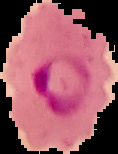
#> input picture malaria_simple/train/parasite/C37BP2_thinF_IMG_20150620_133111a_cell_87.png, 118 x 154 px, found by its file name; its folder holds only this picture in this run
$ python train_malaria.py
#> lines starting #> are read from the running program, lines starting #| are printed output that depends on the picture
import os
import glob
import hashlib
import cv2
import numpy as np
import joblib
import pandas as pd
from sklearn .pipeline import Pipeline
from sklearn .preprocessing import StandardScaler
from sklearn .neural_network import MLPClassifier
from sklearn .ensemble import RandomForestClassifier ,GradientBoostingClassifier ,ExtraTreesClassifier
from sklearn .svm import SVC
from sklearn .metrics import accuracy_score ,precision_score ,recall_score ,f1_score ,confusion_matrix ,classification_report

class MalariaFeatureExtractor :
    """
    Extracts informative computer vision features from cell microscopy images:
    - Multi-channel color moments (Mean, Std, Skewness across RGB & HSV)
    - Cell contour and morphology statistics
    - Grayscale texture & spatial histogram features
    """
    def __init__ (self ,img_size =(64 ,64 )):
        self .img_size =img_size

    def extract_single_image (self ,img_input ):
        if isinstance (img_input ,str ):
            img =cv2 .imread (img_input )
#> img is the input picture: shape (154, 118, 3); mean B, G, R 97.7, 86.2, 150.8
            if img is None :
                raise ValueError (f"Could not load image from: {img_input }")
        elif isinstance (img_input ,np .ndarray ):
            img =img_input
        else :
            raise TypeError ("Input must be a file path string or numpy image array.")

        if len (img .shape )==2 :
            img =cv2 .cvtColor (img ,cv2 .COLOR_GRAY2BGR )

        img_resized =cv2 .resize (img ,self .img_size )
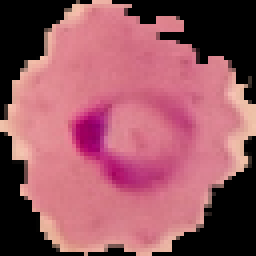
#> img_resized: shape (64, 64, 3) (shown 4 times larger); mean B, G, R 98, 86.5, 151.2
        hsv =cv2 .cvtColor (img_resized ,cv2 .COLOR_BGR2HSV )
#> hsv: shape (64, 64, 3); mean H, S, V 104.6, 80.5, 151.2
        gray =cv2 .cvtColor (img_resized ,cv2 .COLOR_BGR2GRAY )
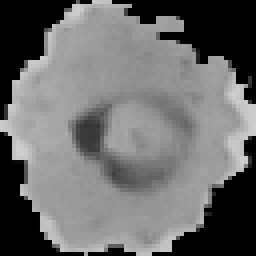
#> gray: shape (64, 64) (shown 4 times larger); min 0, max 208, mean 107.2

        features =[]


        for channel in cv2 .split (img_resized ):
            features .extend ([
            np .mean (channel ),
            np .std (channel ),
            np .percentile (channel ,25 ),
            np .percentile (channel ,75 ),
            np .max (channel )-np .min (channel )
            ])
#> this loop made 3 passes
#> after the loop, features = [97.96, 63.78, 0, 142, 179, 86.51, 61.46, 0, 130, 196, 151.2, 97.95, 0, 219, 246]

        for channel in cv2 .split (hsv ):
            features .extend ([
            np .mean (channel ),
            np .std (channel ),
            np .percentile (channel ,25 ),
            np .percentile (channel ,75 )
            ])
#> after the loop, features = 27 values, max 246 at index 14, min 0 at index 2, mean 102


        hist_b =cv2 .calcHist ([img_resized ],[0 ],None ,[16 ],[0 ,256 ]).flatten ()
#> hist_b = [1178, 4, 20, 2, 18, 32, 59, 274, 1602, 733, 170, 4, 0, 0, 0, 0]
        hist_g =cv2 .calcHist ([img_resized ],[1 ],None ,[16 ],[0 ,256 ]).flatten ()
#> hist_g = [1225, 31, 36, 71, 91, 120, 291, 990, 787, 172, 125, 136, 21, 0, 0, 0]
        hist_r =cv2 .calcHist ([img_resized ],[2 ],None ,[16 ],[0 ,256 ]).flatten ()
#> hist_r = [1177, 2, 4, 19, 0, 3, 13, 13, 9, 36, 37, 104, 304, 1769, 565, 41]
        hist_h =cv2 .calcHist ([hsv ],[0 ],None ,[16 ],[0 ,180 ]).flatten ()
#> hist_h = [1638, 8, 2, 0, 0, 0, 0, 0, 0, 0, 0, 0, 0, 0, 228, 2220]

        for h in [hist_b ,hist_g ,hist_r ,hist_h ]:
            norm_h =h /(np .sum (h )+1e-7 )
            features .extend (norm_h )
#> this loop made 4 passes
#> after the loop, features = 91 values, max 246 at index 14, min 0 at index 2, mean 30.3


        thumb =cv2 .resize (gray ,(16 ,16 )).flatten ()/255.0
#> thumb = 256 values, max 0.804 at index 145, min 0 at index 0, mean 0.421
        features .extend (thumb )


        moments =cv2 .moments (gray )
#> moments = moments, m00 438898, centre m10/m00, m01/m00 = (30.44, 32.3)
        hu_moments =cv2 .HuMoments (moments ).flatten ()
#> hu_moments = [0.00113, 5.68e-10, 4.46e-11, 2.09e-13, 3.95e-25, -1.33e-18, -4.99e-25]
        for hu in hu_moments :
            features .append (-1 *np .sign (hu )*np .log10 (abs (hu )+1e-10 ))
#> this loop made 7 passes
#> hu on passes 1 to 7: 0.00113, 5.68e-10, 4.46e-11, 2.09e-13, 3.95e-25, -1.33e-18, -4.99e-25
#> after the loop, features = 354 values, max 246 at index 14, min -10 at index 353, mean 8.16

        return np .array (features ,dtype =np .float32 )

    def extract_dataset (self ,folder_path ,exclude_hashes =None ):
        if exclude_hashes is None :
            exclude_hashes =set ()

        X ,y ,file_paths =[],[],[]
        classes ={'parasite':1 ,'uninfected':0 }

        for cls_name ,cls_label in classes .items ():
            cls_dir =os .path .join (folder_path ,cls_name )
            if not os .path .exists (cls_dir ):
                continue

            for file_name in os .listdir (cls_dir ):
                if file_name .lower ().endswith (('.png','.jpg','.jpeg')):
                    full_path =os .path .join (cls_dir ,file_name )
                    with open (full_path ,'rb')as fp :
                        h =hashlib .sha256 (fp .read ()).hexdigest ()
                    if h in exclude_hashes :
                        continue

                    feat =self .extract_single_image (full_path )
#> feat = 354 values, max 246 at index 14, min -10 at index 352, mean 8.16
                    X .append (feat )
                    y .append (cls_label )
                    file_paths .append (full_path )

        return np .array (X ),np .array (y ),file_paths


def train_malaria_model (dataset_dir =None ,model_save_path =None ):
    if dataset_dir is None :
        dataset_dir =os .path .join (os .path .dirname (__file__ ),'..','datasets','malaria_simple')
    if model_save_path is None :
        model_save_path =os .path .join (os .path .dirname (__file__ ),'..','models','malaria_pipeline.joblib')

    print ("="*60 )
    print ("  MALARIA TRAINING PIPELINE (WITH ZERO TEST-LEAKAGE AUDIT)")
    print ("="*60 )

    train_folder =os .path .join (dataset_dir ,'train')
    test_folder =os .path .join (dataset_dir ,'test')

    extractor =MalariaFeatureExtractor (img_size =(64 ,64 ))


    test_hashes =set ()
    for root ,_ ,files in os .walk (test_folder ):
        for f in files :
            if f .lower ().endswith (('.png','.jpg','.jpeg')):
                p =os .path .join (root ,f )
                with open (p ,'rb')as fp :
                    test_hashes .add (hashlib .sha256 (fp .read ()).hexdigest ())

    print (f"Collected {len (test_hashes )} unique test image hashes.")


    X_train ,y_train ,train_files =extractor .extract_dataset (train_folder ,exclude_hashes =test_hashes )
#> y_train = [1]; train_files = 1 item
    X_test ,y_test ,test_files =extractor .extract_dataset (test_folder )
#> the loop in extract_single_image (call 2), `for channel in cv2 .split (img_resized ):` made 3 passes
#> the loop in extract_single_image (call 2), `for channel in cv2 .split (hsv ):` made 3 passes
#> the loop in extract_single_image (call 2), `for h in [hist_b ,hist_g ,hist_r ,hist_h ]:` made 4 passes
#> the loop in extract_single_image (call 2), `for hu in hu_moments :` made 7 passes
#> y_test = [1]; test_files = 1 item

    print (f"Cleaned X_train shape: {X_train .shape } (Parasite: {np .sum (y_train ==1 )}, Uninfected: {np .sum (y_train ==0 )})")
#| Cleaned X_train shape: (1, 354) (Parasite: 1, Uninfected: 0)
    print (f"Unseen X_test shape:   {X_test .shape } (Parasite: {np .sum (y_test ==1 )}, Uninfected: {np .sum (y_test ==0 )})")
#| Unseen X_test shape:   (1, 354) (Parasite: 1, Uninfected: 0)

    target_names =['Uninfected','Parasite']

    candidate_models ={
    "Random Forest":RandomForestClassifier (n_estimators =200 ,max_depth =10 ,random_state =42 ),
    "Extra Trees":ExtraTreesClassifier (n_estimators =200 ,max_depth =10 ,random_state =42 ),
    "Support Vector Machine (RBF)":SVC (kernel ='rbf',probability =True ,C =5.0 ,random_state =42 ),
    "Multi-Layer Perceptron (Neural Net)":MLPClassifier (hidden_layer_sizes =(128 ,64 ),max_iter =500 ,random_state =42 ),
    "Gradient Boosting":GradientBoostingClassifier (n_estimators =100 ,random_state =42 )
    }

    results =[]
    trained_pipelines ={}

    print ("\n--- Model Benchmark Comparison (Deduplicated Clean Split) ---")
    for name ,clf in candidate_models .items ():
        pipe =Pipeline (steps =[
        ('scaler',StandardScaler ()),
        ('classifier',clf )
        ])

        pipe .fit (X_train ,y_train )
        y_pred =pipe .predict (X_test )

        acc =accuracy_score (y_test ,y_pred )
        prec =precision_score (y_test ,y_pred ,zero_division =0 )
        rec =recall_score (y_test ,y_pred ,zero_division =0 )
        f1 =f1_score (y_test ,y_pred ,zero_division =0 )

        trained_pipelines [name ]=pipe
        results .append ({
        'Model':name ,
        'Accuracy':acc ,
        'Precision':prec ,
        'Recall':rec ,
        'F1-Score':f1
        })
        print (f"[{name }] Acc: {acc :.4f} | Prec: {prec :.4f} | Rec: {rec :.4f} | F1: {f1 :.4f}")
#> this loop made 3 passes
#> (y_pred, acc, prec, rec, f1) on passes 1 to 2: ([1], 1, 1, 1, 1), ([1], 1, 1, 1, 1)
#| [Random Forest] Acc: 1.0000 | Prec: 1.0000 | Rec: 1.0000 | F1: 1.0000
#| [Extra Trees] Acc: 1.0000 | Prec: 1.0000 | Rec: 1.0000 | F1: 1.0000
#> after the loop, results = 2 items; trained_pipelines = 2 items

    results_df =pd .DataFrame (results ).sort_values (by =['F1-Score','Accuracy'],ascending =False )
    print ("\n"+results_df .to_string (index =False ))

    best_model_name =results_df .iloc [0 ]['Model']
    best_pipeline =trained_pipelines [best_model_name ]
    print (f"\n=> Best Selected Model: {best_model_name }")

    y_pred_best =best_pipeline .predict (X_test )
    cm =confusion_matrix (y_test ,y_pred_best )
    print ("\nConfusion Matrix (Unseen Test Set):")
    print (cm )
    print ("\nDetailed Classification Report:")
    print (classification_report (y_test ,y_pred_best ,target_names =target_names ))

    save_data ={
    'disease':'Malaria',
    'extractor':extractor ,
    'pipeline':best_pipeline ,
    'model_name':best_model_name ,
    'target_mapping':{1 :'Parasite Detected',0 :'Uninfected / Clear'},
    'metrics':results_df .iloc [0 ].to_dict ()
    }

    os .makedirs (os .path .dirname (model_save_path ),exist_ok =True )
    joblib .dump (save_data ,model_save_path )
    print (f"Successfully saved clean malaria pipeline to: {model_save_path }")
    return save_data

if __name__ =='__main__':
#> (the run stopped early here; a loop or call above may not have finished)
